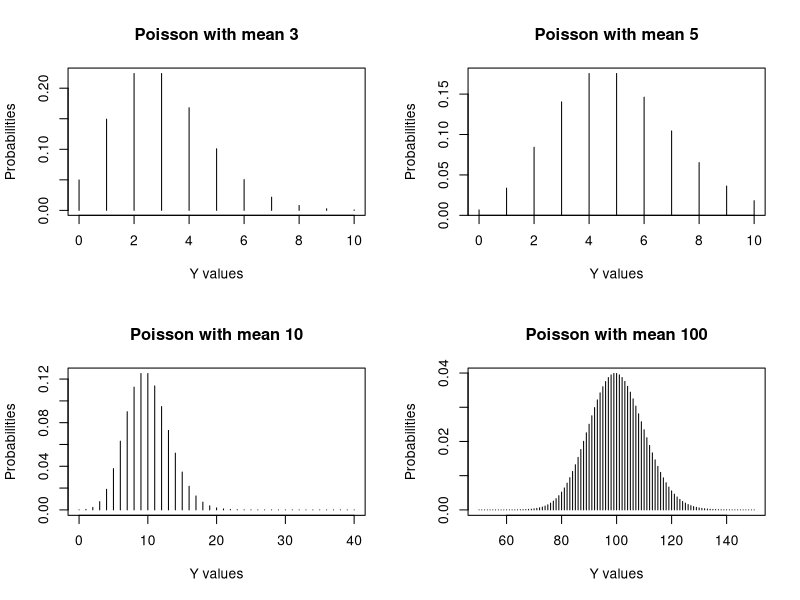

This figure's R source:
### Distributions

## POISSON

# y >= 0 and is an integer.  Once we know u (mean) then we can estimate values of y.  For small values of y the density curve is skewed but for larger values the curve becomes symetrical.  The mean (u) can be a non-integer but the y values are non-nagative integers. P(Y<0) = 0.  The mean is the variance Var(Y) = u.  This is why the probability distributions get wider with larger mean value.  The Poisson distribution with large mean values looks like a normal distibution but it is not equal to a normal distribution because a normal distribution has two parameters, the mean and the variance, whereas Poission only has u which is the mean and the variance. 

x1 <- 0:10 
Y1 <- dpois(x1, lambda = 3)
x2 <- 0:10 
Y2 <- dpois(x2, lambda = 5)
x3 <- 0:40 
Y3 <- dpois(x3, lambda = 10)
x4 <- 50:150 
Y4 <- dpois(x4, lambda = 100)
XLab <- "Y values" 
YLab <- "Probabilities"
op <- par(mfrow = c(2, 2))
plot(x1, Y1, type = "h", xlab = XLab, ylab = YLab, main = "Poisson with mean 3")
# the type="h" command ensures that vertical lines are plotted. We use vertical lines because poisson distributions use discreet data
plot(x2, Y2, type = "h", xlab = XLab, ylab = YLab, main = "Poisson with mean 5")
plot(x3, Y3, type = "h", xlab = XLab, ylab = YLab, main = "Poisson with mean 10")
plot(x4, Y4, type = "h", xlab = XLab, ylab = YLab, main = "Poisson with mean 100")
par(op)

# In the above graphs we pretend we know the value of u. In real life we rarely do, and so GLMs model the value of u as a function of the explanatory variables. 

# Poisson distribution is commonly used for count data and its main advantages are that the probability for negative values is 0 and that the mean variance relationship allows for heterogeneity. However, in ecology, it is quite common to have data for which the variance is even larger than the mean, and this is called overdispersion. Depending how much larger the variance is compared to the mean, one option is to use the correction for overdispersion within the Poisson GLM, Alternatively, we may have to choose a different distribution, e.g. the negative binomial distribution.

## NEGATIVE BINOMIAL

# This is also a discrete distribution for non-negative data. It is presented in the literature as a combination of two distributions, giving a combined Poisson-gamma distribution. This means we first assume that the Ys are Poisson distributed with the mean μ assumed to follow a gamma distribution. With some mathematical manipulation, we end up with the negative binomial distribution for Y.

# Nowadays, the negative binomial distribution is considered a stand-alone distribution, and it is not necessary to dig into the Poisson-gamma mixture background.The distribution function has two parameters: μ and k.

# Mean and variance are given by E(Y) = μ, and Var(Y) = μ + (μ^2/k)

# We have overdispersion if the variance is larger than the mean. The second term in the variance of Y determines the amount of overdispersion. In fact, it is indirectly determined by k, where k is also called the dispersion parameter. If k is large (relative to μ2), the term μ2/k approximates 0, and the variance of Y is μ; in such cases the negative binomial converges to the Poisson distribution. In this case, you might as well use the Poisson distribution. The smaller k, the larger the overdispersion.

# note that for a small mean μ and large overdispersion (small k), the value of 0 has by far the highest probability. In Fig. 8.3 we know the values of μ and k. In reality we do not know these values, and in GLM models, the mean μ is a function of covariates. Estimation of k depends on the software, but can for example be done in a 2-stage iterative approach

## GAMMA

# The gamma distribution can be used for a continuous response variable Y that has positive values (Y > 0), and the distribution function has various forms. The gamma distribution is useful for describing a wide range of processes where the data are positively skew (i.e. non-normal, with a long tail on the right). It is a two-parameter distribution, where the parameters are traditionally known as shape and rate.

# the mean and variance are: E(Y) = u and var(Y) = u^2 / v

# v is the equivalent to k in the negative binomial. The dispersion is determined by v^–1; a small value of v (relative to μ2) implies that the spread in the data is large.

# For a large v, the gamma distribution becomes bell shaped and symmetric. In such cases, the Gaussian distribution can be used as well. Faraway (2006) gives an example of a linear regression model and a gamma GLM with a small (0.0045) dispersion parameter v–1; estimated parameters and standard errors obtained by both methods are nearly identical. However, for larger values of v–1, this is not the necessarily the case. Note that the allowable range of Y values is larger then 0. So, you cannot use this distribution if your response variable takes negative values or has a value of zero.

# An important use of the gamma distribution is in describing continuous measurement data that are not normally distributed

## Bernoulli & binomial

# The mean and variance of a Binomial distribution are given by
# E(Y) = N × π 
# var(Y) = N × π × (1 − π)

# A Bernoulli distribution is obtained if N = 1; hence, we only toss once or we only sample one animal on the farm.

## Multinomial

# useful for a response variable that is a categorical variable with more than two levels

### SELECTING A DISTRIBUTION

# We have discussed a large number of distributions for the response variable, but which one should we use? This choice should, in first instance, be made a priori based on the available knowledge on the response variable. For example, if you model the presence and absence of animals at M sites as a function of a couple of covariates, then your choice is simple: the binomial distribution should be used because your response variable contains zeros and ones. This is probably the only scenario where the choice is so obvious. Having said that, if we aggregate the response variable into groups, we (may) have a Poisson distribution. If your data are counts (of animals, plants, etc.) without an upper limit, then the Poisson distribution is an option. This is because counts are always non-negative, and tend to be heterogeneous and both comply with the Poisson distribution. If there is high overdispersion, then the negative binomial distribution is an alternative to the Poisson for count data. You can also use the Normal distribution for counts (potentially combined with a data transformation), but the Poisson or negative binomial may be more appropriate. However, the Normal distribution does not exclude negative realisations. You can also have counts with an upper limit. For example, if you count the number of animals on a farm that are infected with a disease, out of a total of N animals. The maximum number of infected animals is then N. If you consider each individual animal as an independent trial and each animal has the same probability of being infected, then we are in the world of a binomial distribution. But, what do you do with densities? Density is often defined as the numbers (which are counts!) per volume (or area, depth range, etc.).We will see in Chapter 9 that this can be modelled with the Poisson (or NB) distribution and an offset variable. If the response variable is a continuous variable like weight of the animal, then the Normal distribution is your best option, but the gamma distribution may be an alternative choice. The important thing to realise is that these distributions are for the response variable, not for explanatory variables. The choice of which distribution to use is an a priori choice. A list of all discussed distributions in this section is given in Table 8.1. If you are hesitating between two competing distributions, e.g. the Normal distribution and the gamma distribution, or the Poisson distribution and the negative binomial distribution, then you could plot the mean versus the variance of the response variable and see what type of mean–variance relationship you have and select a distribution function accordingly.